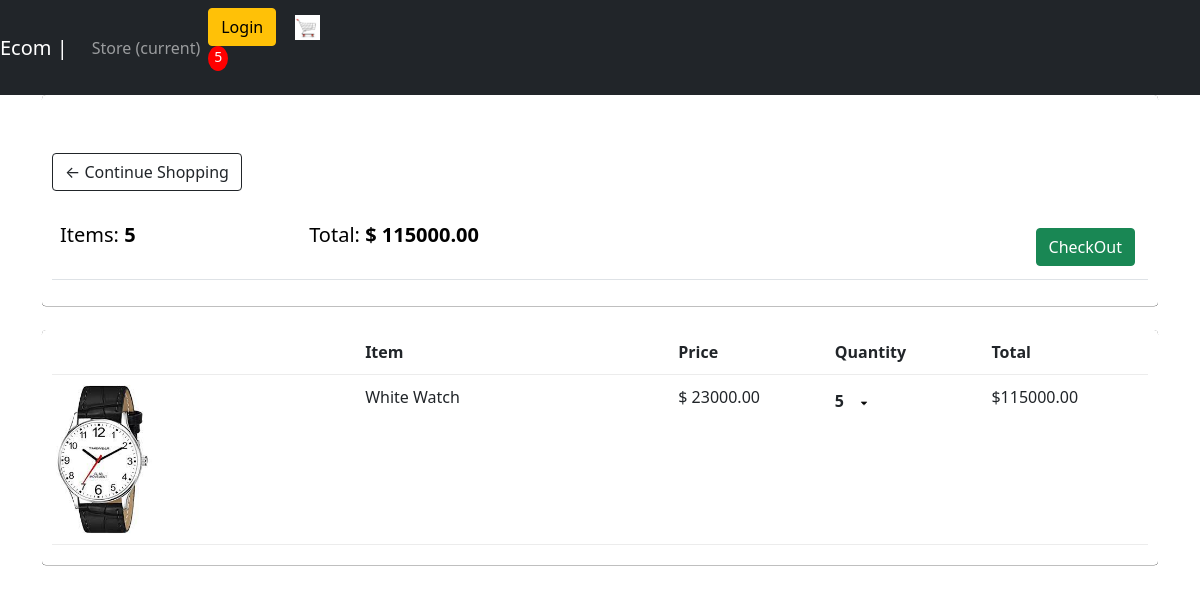
/cart/ (signed in), run on an earlier commit of the app's database.
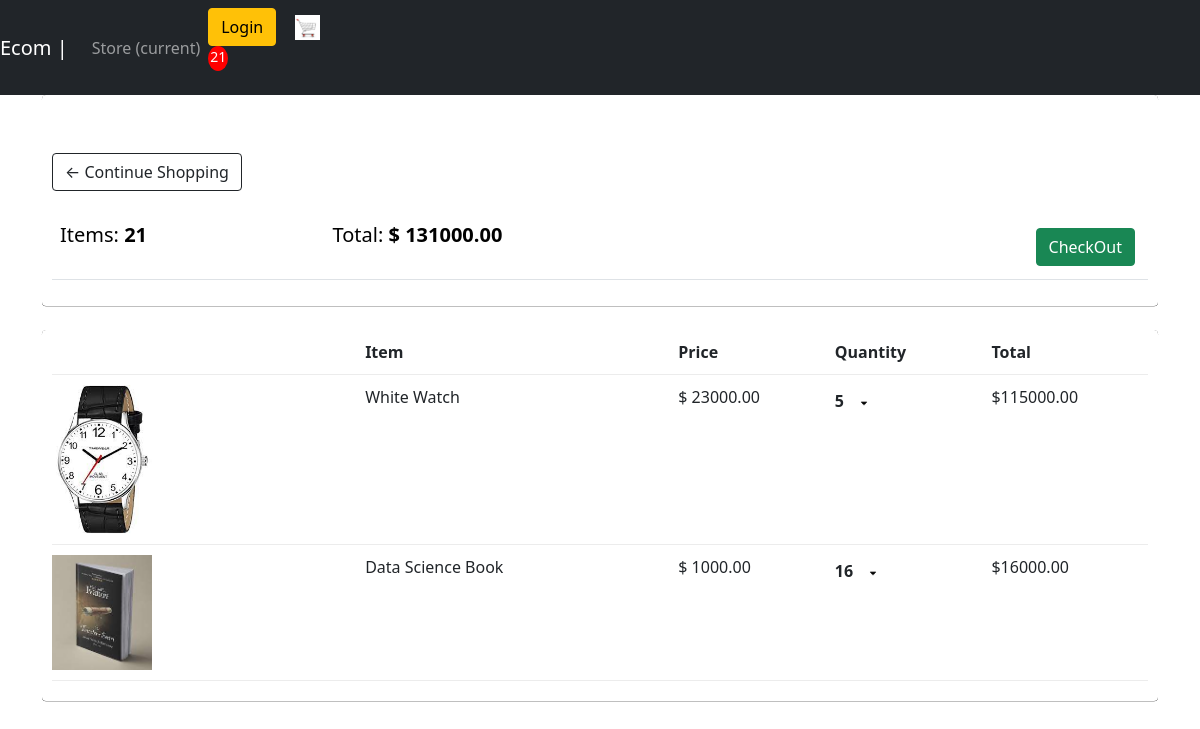
And on a later commit of the database.
### Store/models.py (models this page shows, shortened)
class Order(models.Model):
    customer = models.ForeignKey(Customer, on_delete=models.SET_NULL, blank=True, null=True)
    date_ordered = models.DateTimeField(auto_now_add=True)
    complete = models.BooleanField(default=False, null=True, blank=False)
    transaction_id = models.CharField(max_length=200, null=True)
    @property
    def get_cart_total(self):
        orderitems = self.orderitem_set.all()
        total = sum([item.get_total for item in orderitems])
        return total
    @property
    def get_cart_items(self):
        orderitems = self.orderitem_set.all()
        total = sum([item.quantity for item in orderitems])
        return total

class OrderItem(models.Model):
    product = models.ForeignKey(Product, on_delete=models.SET_NULL, blank=True, null=True)
    order = models.ForeignKey(Order, on_delete=models.SET_NULL, blank=True, null=True)
    quantity = models.IntegerField(default=0, null=True, blank=True)
    date_added = models.DateTimeField(auto_now_add=True)
    @property
    def get_total(self):
        total = self.product.price * self.quantity
        return total

class Product(models.Model):
    name = models.CharField(max_length=200)
    price = models.DecimalField(max_digits=7,decimal_places=2)
    digital = models.BooleanField(default=False, null=True, blank=False)
    image=models.ImageField(upload_to='images/',null=True,blank=True)
    image_thumbnail = ImageSpecField(source='image',
                                        processors=[ResizeToFill(100, 50)],
                                        format='JPEG',
                                        options={'quality': 60}
    )
    @property
    def imageURL(self):
        try:
            url = self.image.url
        except:
            url = ''
        return url

### Store/views.py (the view, shortened to what this page needs)
# urls.py: path('cart/',Cart,name='cart'),
def Cart(request):
    if request.user.is_authenticated:
        customer=request.user.customer
        order,created = Order.objects.get_or_create(customer=customer,complete=False)
        items=order.orderitem_set.all()
        cartItems=order.get_cart_items
    context = {
            'items':items,
            'order':order,
            'cartItems':cartItems,
        }
    return render(request,'cart.html',context)

### frontend/templates/cart.html (shortened to what this page needs)
{%  extends 'main.html' %}
{%  load static %}
{% block content %}
    <div class="row">
        <div class="col-ls-12">
            <div class="box-element">
                <br>
                <br>
                <a class="btn btn-outline-dark" href="{% url 'store:store' %}">&#x2190;  Continue Shopping</a>
                <br>
                <br>
                <table class="table">
                    <tr>
                        <th><h5>Items: <strong>{{order.get_cart_items}}</strong></h5></th>
                        <th><h5>Total: <strong>$ {{order.get_cart_total}}</strong></h5></th>
                        <th>
                            <a class="btn btn-success" style="float:right;margin:5px;" href="{% url 'store:checkout' %}">CheckOut</a>
                        </th>
                    </tr>
                </table>
            </div>
            <br>
            <div class="box-element">
                <div class="cart-row" style="display:flex;align-items:flex-stretch;padding-bottom: 10px;margin-bottom:10px;border-bottom:1px solid #ececec;">
                     <div style="flex: 2;" ></div>
                     <div style="flex: 2;" ><strong>Item</strong></div>
                     <div style="flex: 1;" ><strong>Price</strong></div>
                     <div style="flex: 1;" ><strong>Quantity</strong></div>
                     <div style="flex: 1;" ><strong>Total</strong></div>
                </div>
                {%  for item in items %}
                <div class="cart-row" style="display:flex;align-items:flex-stretch;padding-bottom: 10px;margin-bottom:10px;border-bottom:1px solid #ececec;">
                    <div style="flex: 2;" ><img style="width:100px ;" src="{{item.product.imageURL}}" alt=""></div>
                    <div style="flex: 2;" > {{item.product.name}}</div>
                    <div style="flex: 1;" >$ {{item.product.price | floatformat:2}}</div>
                    <div style="flex: 1;" >
                        <p class="quantity" style="display:inline-block;font-weight:700;pading-right:10px;">{{item.quantity}}</p>
                        <div style="display: inline-block;font-weight:700;padding-right:10px;">
                            <img  data-product={{item.product.id}} data-action="remove" style="width:12px;cursor:pointer;display:block;margin-top:5px;transition:.1s;" class="update-cart" src="{% static 'images/down.png' %}" alt="">
                        </div>
                    </div>
                    <div style="flex: 1;" >${{item.get_total}}</div>
               </div>
                {%  endfor %}
            </div>
        </div>
    </div>
{%  endblock %}

### frontend/templates/main.html (shortened to what this page needs)
{%  load static %}
<!DOCTYPE html>
<html lang="en">
<head>
    <link rel="stylesheet"  href="{% static 'css/main.css' %}">
    <link href="https://cdn.jsdelivr.net/npm/bootstrap@5.0.2/dist/css/bootstrap.min.css" rel="stylesheet">
</head>
<body>
    <nav class="navbar navbar-expand-lg navbar-dark bg-dark">
        <a class="navbar-brand" href="{%  url 'store:store' %}">Ecom |</a>
        <div class="collapse navbar-collapse" id="navbarNav">
          <ul class="navbar-nav">
            <li class="nav-item active">
              <a class="nav-link" href="{%  url 'store:store' %}">Store <span class="sr-only">(current)</span></a>
            </li>
          </ul>
          <div class="form-inline my-2 my-lg-0">
            <a href="" class="btn btn btn-warning">Login</a>
            <a href="{% url 'store:cart' %}">
              <img style="width:25px;display:inline-block;margin-left:15px;" src="{% static 'images/cart.jpeg' %}" alt="">
            </a>
            <p style="display:block;text-align:center;color:#fff;background-color:red;width:20px;height:25px;border-radius:50%;font-size:14px;">{{cartItems}}</p>
          </div>
        </div>
      </nav>
    <div class="container">
        {%  block content %}
        {% endblock %}
    </div>
  </body>
</html>

### frontend/static/css/main.css (style rules this page uses)
body { background-color: hsl(0, 0%, 98%); }
.box-element { box-shadow:hsl(0,.0%,.80%)0.0.16px; background-color: #fff; border-radius: 4px; padding: 10px; }
h1,h2,h3,h4,h5,h6 { color:hsl(0,.0%,.30%) }
.btn { border-radius: 0; }
.cart-row { display: flex; align-items: flex-stretch; padding-bottom: 10px; margin-bottom: 10px; border-bottom: 1px solid #ececec; }
.quantity { display: inline-block; font-weight: 700; padding-right: 10px; }

What changed in the data, as far as the page shows it:
computed for Order: get_cart_items "5" → "21"; get_cart_total "115000.00" → "131000.00"
added OrderItem: product.imageURL (picture), product.name "Data Science Book", product.price "1000.00", quantity "16", get_total "16000.00"
Also different on the page:
{{ cartItems }}: "5" → "21"
